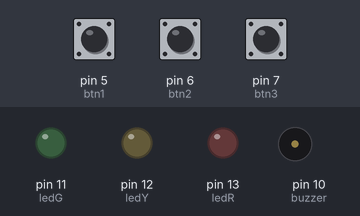
Bench run of a sketch on a simulated Arduino Uno, built with avr-gcc and run on an emulated ATmega328P. Parts: output pins drawn as LEDs (lit = HIGH), buzzer (waves = sounding). Inputs (shaded band) come from the test bench; at power-on: pin 5 (btn1) HIGH, pin 6 (btn2) HIGH, pin 7 (btn3) HIGH.

Above: at 1.2 s.
1.3 s: pin 5 (btn1) pulled LOW for 0.15 s
At 1.37 s:
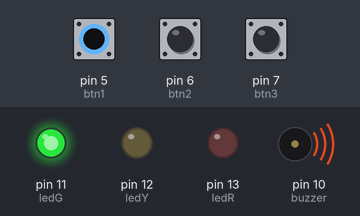
2.9 s: pin 6 (btn2) pulled LOW for 0.15 s
At 2.97 s:
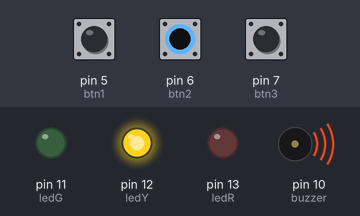
4.5 s: pin 7 (btn3) pulled LOW for 0.15 s
At 4.57 s:
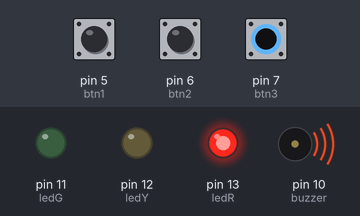
6.1 s: pin 7 (btn3) pulled LOW for 3.2 s
At 9.7 s:
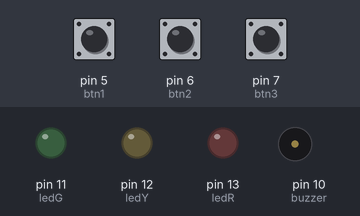
10.8 s: pin 5 (btn1) pulled LOW for 3.2 s
At 12.1 s:
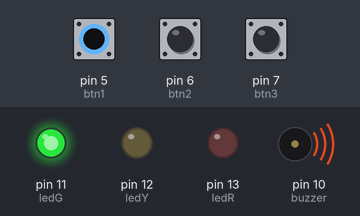
Timing chart, 0 to 15.5 s (numbered marks = the images above; inputs shaded):
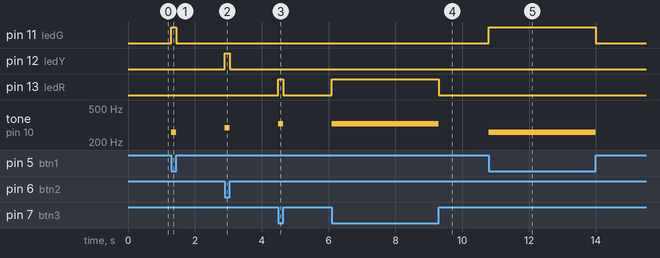

The sketch:

Piano_Marlon.ino
```cpp
// Constantes para armazenar os pinos de cada componenete conectado
const int btn1 = 5;
const int btn2 = 6;
const int btn3 = 7;
const int buzzer = 10;
const int ledG = 11;
const int ledY = 12;
const int ledR = 13;

// Frequencia de cada nota musical
const int c = 261; // Dó
const int d = 293; // Ré
const int e = 329; // Mi
const int f = 349; // Fá
const int g = 391; // Sol
const int a = 440; // Lá
const int b = 493; // Sí

void setup() {
  // Configura os Pinos
  pinMode(btn1, INPUT_PULLUP);
  pinMode(btn2, INPUT_PULLUP);
  pinMode(btn3, INPUT_PULLUP);
  pinMode(buzzer, OUTPUT);
  pinMode(ledG, OUTPUT);
  pinMode(ledY, OUTPUT);
  pinMode(ledR, OUTPUT);
}

void loop() {
  // Definindo estados
  bool estado_btn1 = digitalRead(btn1);
  bool estado_btn2 = digitalRead(btn2);
  bool estado_btn3 = digitalRead(btn3);

  if (estado_btn1 == LOW) {
    tone(buzzer, c);
    digitalWrite(ledR, LOW);
    digitalWrite(ledY, LOW);
    digitalWrite(ledG, HIGH);
  }
  else if (estado_btn2 == LOW) {
    tone(buzzer, d);
    digitalWrite(ledR, LOW);
    digitalWrite(ledY, HIGH);
    digitalWrite(ledG, LOW);
  }
  else if (estado_btn3 == LOW) {
    tone(buzzer, e);
    digitalWrite(ledR, HIGH);
    digitalWrite(ledY, LOW);
    digitalWrite(ledG, LOW);
  }
  else {
    noTone(buzzer);
    digitalWrite(ledR, LOW);
    digitalWrite(ledY, LOW);
    digitalWrite(ledG, LOW);
  }

}
```

Measured:
- after the input at 1.3 s, pin 11 (ledG): LOW → HIGH at once, → LOW 0.15 s later; tone on pin 10 (buzzer): silent → 261 Hz at once, → silent 0.15 s later
- after the input at 2.9 s, pin 12 (ledY): LOW → HIGH at once, → LOW 0.15 s later; tone on pin 10 (buzzer): silent → 293 Hz at once, → silent 0.15 s later
- after the input at 4.5 s, pin 13 (ledR): LOW → HIGH at once, → LOW 0.15 s later; tone on pin 10 (buzzer): silent → 329 Hz at once, → silent 0.15 s later
- after the input at 6.1 s, pin 13 (ledR): LOW → HIGH at once, → LOW 3.2 s later; tone on pin 10 (buzzer): silent → 329 Hz at once, → silent 3.2 s later
- after the input at 10.8 s, pin 11 (ledG): LOW → HIGH at once, → LOW 3.2 s later; tone on pin 10 (buzzer): silent → 261 Hz at once, → silent 3.2 s later
